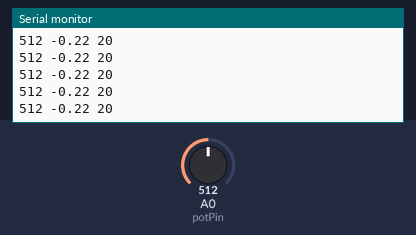
This sketch was run on a simulated Arduino Uno, built with avr-gcc and run on an emulated ATmega328P. Parts: the last lines printed to the serial monitor. Inputs (shaded band) come from the test bench; at power-on: A0 (potPin) = 512.

Above: at 1.2 s.
1.3 s: A0 (potPin) set to 716
At 1.32 s:
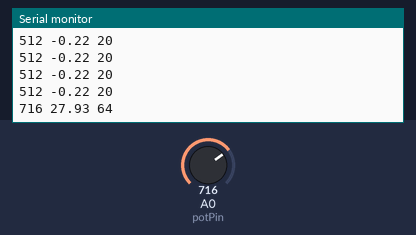
2.8 s: A0 (potPin) set to 900
At 2.83 s:
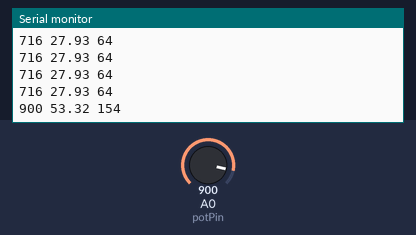
Timing chart, 0 to 5.8 s (numbered marks = the images above; inputs shaded):
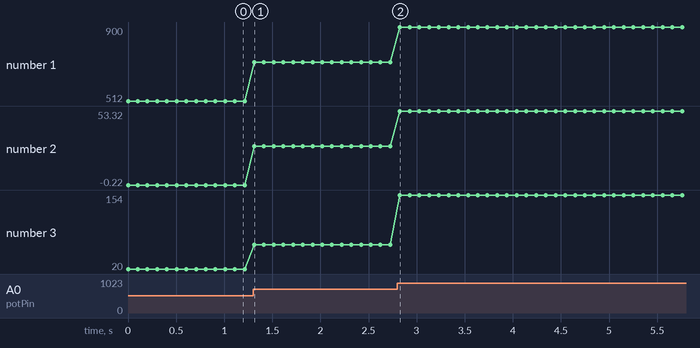

The sketch:

LinearizerTest.ino
```cpp
#include<math.h>


float linearPWM = 0.0;
int PWM = 0;
const int potPin = A0;
int potVal = 0;
int sign;


int LinearPWM(float input){
  // Check for Sign
  if (input>=0){sign = 1;}
  else{sign = -1;}

  //Create Dummy Variable
  float val = abs(input)/100;

  // Allocate Memory for output
  float out = 0;

  // Check Range of Input and Convert
  if (0<=val<0.3399){out = 3*val/0.3446;}
  else if (0.3399<=val<0.6614){out = (val-0.33)/0.0033;}
  else{out = 100 - 20*log((0.71-val)/0.0486);}

 // Round the output
 int result = floor(out) + 80;

 // Add Sign back to value
 result *= sign;

 return(result);

  }


void setup() {
  // put your setup code here, to run once:
  pinMode(potPin,INPUT);
  Serial.begin(9600);

}

void loop() {
  potVal = analogRead(potPin);
  linearPWM = 0.138*potVal - 70.88;

  PWM = LinearPWM(linearPWM);
  Serial.print(potVal);
  Serial.print(" ");
  Serial.print(linearPWM);
  Serial.print(" ");
  Serial.println(PWM);

delay(100);
}
```

Measured:
- after the input at 1.3 s, the serial monitor: prints a new line at once (image 1)
- after the input at 2.8 s, the serial monitor: prints a new line at once (image 2)
- plotted number 1: 512 → 716 after the input at 1.3 s, 716 → 900 after the input at 2.8 s
- plotted number 2: -0.22 → 27.93 after the input at 1.3 s, 27.93 → 53.32 after the input at 2.8 s
- plotted number 3: 20 → 64 after the input at 1.3 s, 64 → 154 after the input at 2.8 s
